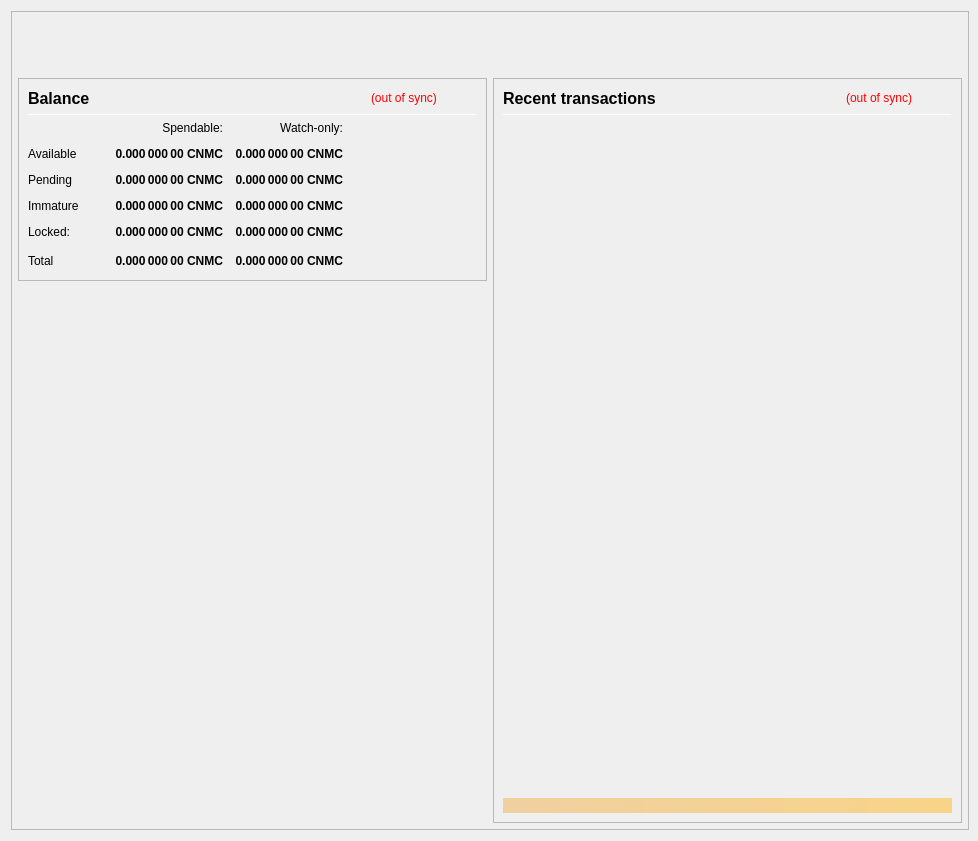
<?xml version="1.0" encoding="UTF-8"?>
<ui version="4.0">
 <class>OverviewPage</class>
 <widget class="QWidget" name="OverviewPage">
  <property name="geometry">
   <rect>
    <width>978</width>
    <height>841</height>
   </rect>
  </property>
  <property name="minimumSize">
   <size>
    <width>960</width>
    <height>682</height>
   </size>
  </property>
  <property name="font">
   <font>
    <weight>50</weight>
    <bold>false</bold>
   </font>
  </property>
  <property name="windowTitle">
   <string>Form</string>
  </property>
  <layout class="QVBoxLayout" name="topLayout" stretch="0">
   <property name="rightMargin">
    <number>9</number>
   </property>
   <item>
    <widget class="QFrame" name="frame_BG">
     <property name="minimumSize">
      <size>
       <width>850</width>
       <height>610</height>
      </size>
     </property>
     <property name="maximumSize">
      <size>
       <width>16777215</width>
       <height>16777215</height>
      </size>
     </property>
     <property name="frameShape">
      <enum>QFrame::StyledPanel</enum>
     </property>
     <property name="frameShadow">
      <enum>QFrame::Raised</enum>
     </property>
     <layout class="QVBoxLayout" name="verticalLayout_3" stretch="0">
      <property name="leftMargin">
       <number>0</number>
      </property>
      <property name="topMargin">
       <number>0</number>
      </property>
      <property name="rightMargin">
       <number>0</number>
      </property>
      <property name="bottomMargin">
       <number>6</number>
      </property>
      <item>
       <layout class="QVBoxLayout" name="verticalLayout_Master" stretch="0,1">
        <property name="leftMargin">
         <number>0</number>
        </property>
        <property name="topMargin">
         <number>0</number>
        </property>
        <property name="rightMargin">
         <number>0</number>
        </property>
        <property name="bottomMargin">
         <number>0</number>
        </property>
        <item>
         <widget class="QFrame" name="frame_Header">
          <property name="minimumSize">
           <size>
            <width>500</width>
            <height>50</height>
           </size>
          </property>
          <layout class="QVBoxLayout" name="verticalLayout_Header" stretch="0">
           <property name="leftMargin">
            <number>0</number>
           </property>
           <property name="topMargin">
            <number>0</number>
           </property>
           <property name="rightMargin">
            <number>0</number>
           </property>
           <property name="bottomMargin">
            <number>0</number>
           </property>
           <item>
            <layout class="QHBoxLayout" name="horizontalLayout_Header" stretch="1,0">
             <property name="spacing">
              <number>6</number>
             </property>
             <item>
              <spacer name="horizontalSpacer_Header">
               <property name="orientation">
                <enum>Qt::Horizontal</enum>
               </property>
               <property name="sizeHint" stdset="0">
                <size>
                 <width>40</width>
                 <height>20</height>
                </size>
               </property>
              </spacer>
             </item>
             <item>
              <widget class="QLabel" name="labelOverviewHeaderRight">
               <property name="minimumSize">
                <size>
                 <width>464</width>
                 <height>60</height>
                </size>
               </property>
               <property name="maximumSize">
                <size>
                 <width>16777215</width>
                 <height>60</height>
                </size>
               </property>
               <property name="font">
                <font>
                 <pointsize>14</pointsize>
                </font>
               </property>
               <property name="text">
                <string/>
               </property>
               <property name="alignment">
                <set>Qt::AlignRight|Qt::AlignTrailing|Qt::AlignVCenter</set>
               </property>
              </widget>
             </item>
            </layout>
           </item>
          </layout>
         </widget>
        </item>
        <item>
         <widget class="QFrame" name="frame_Content">
          <property name="minimumSize">
           <size>
            <width>250</width>
            <height>150</height>
           </size>
          </property>
          <layout class="QVBoxLayout" name="verticalLayout_Content">
           <property name="leftMargin">
            <number>6</number>
           </property>
           <property name="topMargin">
            <number>0</number>
           </property>
           <property name="rightMargin">
            <number>6</number>
           </property>
           <property name="bottomMargin">
            <number>0</number>
           </property>
           <item>
            <layout class="QHBoxLayout" name="horizontalLayout_Content" stretch="1,1">
             <property name="spacing">
              <number>6</number>
             </property>
             <item>
              <layout class="QVBoxLayout" name="verticalLayout_left" stretch="0,0">
               <item>
                <widget class="QFrame" name="frameBalances">
                 <property name="minimumSize">
                  <size>
                   <width>250</width>
                   <height>100</height>
                  </size>
                 </property>
                 <property name="frameShape">
                  <enum>QFrame::StyledPanel</enum>
                 </property>
                 <property name="frameShadow">
                  <enum>QFrame::Raised</enum>
                 </property>
                 <layout class="QVBoxLayout" name="verticalLayout_4">
                  <item>
                   <layout class="QHBoxLayout" name="hlBalancesHeader" stretch="2,0,0">
                    <property name="spacing">
                     <number>6</number>
                    </property>
                    <item>
                     <widget class="QLabel" name="labelBalances">
                      <property name="minimumSize">
                       <size>
                        <width>200</width>
                        <height>15</height>
                       </size>
                      </property>
                      <property name="font">
                       <font>
                        <pointsize>12</pointsize>
                        <weight>75</weight>
                        <bold>true</bold>
                       </font>
                      </property>
                      <property name="text">
                       <string>Balance</string>
                      </property>
                     </widget>
                    </item>
                    <item>
                     <widget class="QLabel" name="labelWalletStatus">
                      <property name="minimumSize">
                       <size>
                        <width>50</width>
                        <height>15</height>
                       </size>
                      </property>
                      <property name="cursor">
                       <cursorShape>WhatsThisCursor</cursorShape>
                      </property>
                      <property name="toolTip">
                       <string>The displayed information may be out of date. Your wallet automatically synchronizes with the Cryptonodes network after a connection is established, but this process has not completed yet.</string>
                      </property>
                      <property name="styleSheet">
                       <string notr="true">QLabel { color: red; }</string>
                      </property>
                      <property name="text">
                       <string notr="true">(out of sync)</string>
                      </property>
                      <property name="alignment">
                       <set>Qt::AlignLeading|Qt::AlignLeft|Qt::AlignVCenter</set>
                      </property>
                     </widget>
                    </item>
                    <item>
                     <spacer name="hsBalancesHeader">
                      <property name="orientation">
                       <enum>Qt::Horizontal</enum>
                      </property>
                      <property name="sizeHint" stdset="0">
                       <size>
                        <width>40</width>
                        <height>20</height>
                       </size>
                      </property>
                     </spacer>
                    </item>
                   </layout>
                  </item>
                  <item>
                   <widget class="Line" name="lineBalances">
                    <property name="minimumSize">
                     <size>
                      <width>150</width>
                      <height>1</height>
                     </size>
                    </property>
                    <property name="maximumSize">
                     <size>
                      <width>16777215</width>
                      <height>1</height>
                     </size>
                    </property>
                    <property name="orientation">
                     <enum>Qt::Horizontal</enum>
                    </property>
                   </widget>
                  </item>
                  <item>
                   <layout class="QGridLayout" name="gridLayout">
                    <property name="spacing">
                     <number>12</number>
                    </property>
                    <item row="0" column="1">
                     <widget class="QLabel" name="labelSpendable">
                      <property name="minimumSize">
                       <size>
                        <width>75</width>
                        <height>10</height>
                       </size>
                      </property>
                      <property name="text">
                       <string>Spendable:</string>
                      </property>
                      <property name="alignment">
                       <set>Qt::AlignRight|Qt::AlignTrailing|Qt::AlignVCenter</set>
                      </property>
                     </widget>
                    </item>
                    <item row="0" column="2">
                     <widget class="QLabel" name="labelWatchonly">
                      <property name="minimumSize">
                       <size>
                        <width>75</width>
                        <height>10</height>
                       </size>
                      </property>
                      <property name="text">
                       <string>Watch-only:</string>
                      </property>
                      <property name="alignment">
                       <set>Qt::AlignRight|Qt::AlignTrailing|Qt::AlignVCenter</set>
                      </property>
                     </widget>
                    </item>
                    <item row="1" column="0">
                     <widget class="QLabel" name="labelAvailableText">
                      <property name="minimumSize">
                       <size>
                        <width>40</width>
                        <height>10</height>
                       </size>
                      </property>
                      <property name="text">
                       <string>Available</string>
                      </property>
                      <property name="textInteractionFlags">
                       <set>Qt::NoTextInteraction</set>
                      </property>
                     </widget>
                    </item>
                    <item row="1" column="1">
                     <widget class="QLabel" name="labelAvailable">
                      <property name="minimumSize">
                       <size>
                        <width>75</width>
                        <height>10</height>
                       </size>
                      </property>
                      <property name="font">
                       <font>
                        <weight>75</weight>
                        <bold>true</bold>
                       </font>
                      </property>
                      <property name="cursor">
                       <cursorShape>ArrowCursor</cursorShape>
                      </property>
                      <property name="toolTip">
                       <string>Your current spendable balance</string>
                      </property>
                      <property name="text">
                       <string notr="true">0.000 000 00 CNMC</string>
                      </property>
                      <property name="alignment">
                       <set>Qt::AlignRight|Qt::AlignTrailing|Qt::AlignVCenter</set>
                      </property>
                      <property name="textInteractionFlags">
                       <set>Qt::NoTextInteraction</set>
                      </property>
                     </widget>
                    </item>
                    <item row="1" column="2">
                     <widget class="QLabel" name="labelWatchAvailable">
                      <property name="minimumSize">
                       <size>
                        <width>75</width>
                        <height>10</height>
                       </size>
                      </property>
                      <property name="font">
                       <font>
                        <weight>75</weight>
                        <bold>true</bold>
                       </font>
                      </property>
                      <property name="cursor">
                       <cursorShape>ArrowCursor</cursorShape>
                      </property>
                      <property name="toolTip">
                       <string>Your current balance in watch-only addresses</string>
                      </property>
                      <property name="text">
                       <string notr="true">0.000 000 00 CNMC</string>
                      </property>
                      <property name="alignment">
                       <set>Qt::AlignRight|Qt::AlignTrailing|Qt::AlignVCenter</set>
                      </property>
                      <property name="textInteractionFlags">
                       <set>Qt::NoTextInteraction</set>
                      </property>
                     </widget>
                    </item>
                    <item row="2" column="0">
                     <widget class="QLabel" name="labelPendingText">
                      <property name="minimumSize">
                       <size>
                        <width>40</width>
                        <height>10</height>
                       </size>
                      </property>
                      <property name="text">
                       <string>Pending</string>
                      </property>
                      <property name="textInteractionFlags">
                       <set>Qt::NoTextInteraction</set>
                      </property>
                     </widget>
                    </item>
                    <item row="2" column="1">
                     <widget class="QLabel" name="labelPending">
                      <property name="minimumSize">
                       <size>
                        <width>75</width>
                        <height>10</height>
                       </size>
                      </property>
                      <property name="font">
                       <font>
                        <weight>75</weight>
                        <bold>true</bold>
                       </font>
                      </property>
                      <property name="cursor">
                       <cursorShape>ArrowCursor</cursorShape>
                      </property>
                      <property name="toolTip">
                       <string>Total of transactions that have yet to be confirmed, and do not yet count toward the spendable balance</string>
                      </property>
                      <property name="text">
                       <string notr="true">0.000 000 00 CNMC</string>
                      </property>
                      <property name="alignment">
                       <set>Qt::AlignRight|Qt::AlignTrailing|Qt::AlignVCenter</set>
                      </property>
                      <property name="textInteractionFlags">
                       <set>Qt::NoTextInteraction</set>
                      </property>
                     </widget>
                    </item>
                    <item row="2" column="2">
                     <widget class="QLabel" name="labelWatchPending">
                      <property name="minimumSize">
                       <size>
                        <width>75</width>
                        <height>10</height>
                       </size>
                      </property>
                      <property name="font">
                       <font>
                        <weight>75</weight>
                        <bold>true</bold>
                       </font>
                      </property>
                      <property name="cursor">
                       <cursorShape>ArrowCursor</cursorShape>
                      </property>
                      <property name="toolTip">
                       <string>Unconfirmed transactions to watch-only addresses</string>
                      </property>
                      <property name="text">
                       <string notr="true">0.000 000 00 CNMC</string>
                      </property>
                      <property name="alignment">
                       <set>Qt::AlignRight|Qt::AlignTrailing|Qt::AlignVCenter</set>
                      </property>
                      <property name="textInteractionFlags">
                       <set>Qt::NoTextInteraction</set>
                      </property>
                     </widget>
                    </item>
                    <item row="3" column="0">
                     <widget class="QLabel" name="labelImmatureText">
                      <property name="minimumSize">
                       <size>
                        <width>40</width>
                        <height>10</height>
                       </size>
                      </property>
                      <property name="text">
                       <string>Immature</string>
                      </property>
                      <property name="textInteractionFlags">
                       <set>Qt::NoTextInteraction</set>
                      </property>
                     </widget>
                    </item>
                    <item row="3" column="1">
                     <widget class="QLabel" name="labelImmature">
                      <property name="minimumSize">
                       <size>
                        <width>75</width>
                        <height>10</height>
                       </size>
                      </property>
                      <property name="font">
                       <font>
                        <weight>75</weight>
                        <bold>true</bold>
                       </font>
                      </property>
                      <property name="cursor">
                       <cursorShape>ArrowCursor</cursorShape>
                      </property>
                      <property name="toolTip">
                       <string>Staked or masternode rewards that has not yet matured</string>
                      </property>
                      <property name="text">
                       <string notr="true">0.000 000 00 CNMC</string>
                      </property>
                      <property name="alignment">
                       <set>Qt::AlignRight|Qt::AlignTrailing|Qt::AlignVCenter</set>
                      </property>
                      <property name="textInteractionFlags">
                       <set>Qt::NoTextInteraction</set>
                      </property>
                     </widget>
                    </item>
                    <item row="3" column="2">
                     <widget class="QLabel" name="labelWatchImmature">
                      <property name="minimumSize">
                       <size>
                        <width>75</width>
                        <height>10</height>
                       </size>
                      </property>
                      <property name="font">
                       <font>
                        <weight>75</weight>
                        <bold>true</bold>
                       </font>
                      </property>
                      <property name="cursor">
                       <cursorShape>ArrowCursor</cursorShape>
                      </property>
                      <property name="toolTip">
                       <string>Staked or masternode rewards in watch-only addresses that has not yet matured</string>
                      </property>
                      <property name="text">
                       <string notr="true">0.000 000 00 CNMC</string>
                      </property>
                      <property name="alignment">
                       <set>Qt::AlignRight|Qt::AlignTrailing|Qt::AlignVCenter</set>
                      </property>
                      <property name="textInteractionFlags">
                       <set>Qt::NoTextInteraction</set>
                      </property>
                     </widget>
                    </item>
                    <item row="4" column="0">
                     <widget class="QLabel" name="labelLockedText">
                      <property name="minimumSize">
                       <size>
                        <width>40</width>
                        <height>10</height>
                       </size>
                      </property>
                      <property name="toolTip">
                       <string>Locked CNMC or Masternode collaterals.</string>
                      </property>
                      <property name="text">
                       <string>Locked:</string>
                      </property>
                     </widget>
                    </item>
                    <item row="4" column="1">
                     <widget class="QLabel" name="labelLocked">
                      <property name="minimumSize">
                       <size>
                        <width>75</width>
                        <height>10</height>
                       </size>
                      </property>
                      <property name="font">
                       <font>
                        <weight>75</weight>
                        <bold>true</bold>
                       </font>
                      </property>
                      <property name="cursor">
                       <cursorShape>ArrowCursor</cursorShape>
                      </property>
                      <property name="toolTip">
                       <string>Locked CNMC or Masternode collaterals.</string>
                      </property>
                      <property name="text">
                       <string notr="true">0.000 000 00 CNMC</string>
                      </property>
                      <property name="alignment">
                       <set>Qt::AlignRight|Qt::AlignTrailing|Qt::AlignVCenter</set>
                      </property>
                      <property name="textInteractionFlags">
                       <set>Qt::NoTextInteraction</set>
                      </property>
                     </widget>
                    </item>
                    <item row="4" column="2">
                     <widget class="QLabel" name="labelWatchLocked">
                      <property name="minimumSize">
                       <size>
                        <width>75</width>
                        <height>10</height>
                       </size>
                      </property>
                      <property name="font">
                       <font>
                        <weight>75</weight>
                        <bold>true</bold>
                       </font>
                      </property>
                      <property name="cursor">
                       <cursorShape>ArrowCursor</cursorShape>
                      </property>
                      <property name="toolTip">
                       <string>Current locked balance in watch-only addresses</string>
                      </property>
                      <property name="text">
                       <string notr="true">0.000 000 00 CNMC</string>
                      </property>
                      <property name="alignment">
                       <set>Qt::AlignRight|Qt::AlignTrailing|Qt::AlignVCenter</set>
                      </property>
                      <property name="textInteractionFlags">
                       <set>Qt::NoTextInteraction</set>
                      </property>
                     </widget>
                    </item>
                    <item row="5" column="0">
                     <widget class="QLabel" name="labelTotalText">
                      <property name="minimumSize">
                       <size>
                        <width>75</width>
                        <height>10</height>
                       </size>
                      </property>
                      <property name="text">
                       <string>Total</string>
                      </property>
                      <property name="textInteractionFlags">
                       <set>Qt::NoTextInteraction</set>
                      </property>
                     </widget>
                    </item>
                    <item row="5" column="1">
                     <widget class="QLabel" name="labelTotal">
                      <property name="minimumSize">
                       <size>
                        <width>70</width>
                        <height>10</height>
                       </size>
                      </property>
                      <property name="font">
                       <font>
                        <weight>75</weight>
                        <bold>true</bold>
                       </font>
                      </property>
                      <property name="cursor">
                       <cursorShape>ArrowCursor</cursorShape>
                      </property>
                      <property name="toolTip">
                       <string>Your current total balance</string>
                      </property>
                      <property name="text">
                       <string notr="true">0.000 000 00 CNMC</string>
                      </property>
                      <property name="alignment">
                       <set>Qt::AlignRight|Qt::AlignTrailing|Qt::AlignVCenter</set>
                      </property>
                      <property name="textInteractionFlags">
                       <set>Qt::NoTextInteraction</set>
                      </property>
                     </widget>
                    </item>
                    <item row="5" column="2">
                     <widget class="QLabel" name="labelWatchTotal">
                      <property name="minimumSize">
                       <size>
                        <width>75</width>
                        <height>10</height>
                       </size>
                      </property>
                      <property name="font">
                       <font>
                        <weight>75</weight>
                        <bold>true</bold>
                       </font>
                      </property>
                      <property name="cursor">
                       <cursorShape>ArrowCursor</cursorShape>
                      </property>
                      <property name="toolTip">
                       <string>Current total balance in watch-only addresses</string>
                      </property>
                      <property name="text">
                       <string notr="true">0.000 000 00 CNMC</string>
                      </property>
                      <property name="alignment">
                       <set>Qt::AlignRight|Qt::AlignTrailing|Qt::AlignVCenter</set>
                      </property>
                      <property name="textInteractionFlags">
                       <set>Qt::NoTextInteraction</set>
                      </property>
                     </widget>
                    </item>
                    <item row="5" column="3">
                     <spacer name="hsBalances">
                      <property name="orientation">
                       <enum>Qt::Horizontal</enum>
                      </property>
                      <property name="sizeHint" stdset="0">
                       <size>
                        <width>40</width>
                        <height>20</height>
                       </size>
                      </property>
                     </spacer>
                    </item>
                   </layout>
                  </item>
                 </layout>
                </widget>
               </item>
               <item>
                <spacer name="verticalSpacer">
                 <property name="orientation">
                  <enum>Qt::Vertical</enum>
                 </property>
                 <property name="sizeHint" stdset="0">
                  <size>
                   <width>20</width>
                   <height>40</height>
                  </size>
                 </property>
                </spacer>
               </item>
              </layout>
             </item>
             <item>
              <layout class="QVBoxLayout" name="verticalLayout_right" stretch="1">
               <item>
                <widget class="QFrame" name="frame_RecentTransactions">
                 <property name="minimumSize">
                  <size>
                   <width>150</width>
                   <height>200</height>
                  </size>
                 </property>
                 <property name="frameShape">
                  <enum>QFrame::StyledPanel</enum>
                 </property>
                 <property name="frameShadow">
                  <enum>QFrame::Raised</enum>
                 </property>
                 <layout class="QVBoxLayout" name="verticalLayout_1" stretch="0,0,0,0,0">
                  <item>
                   <layout class="QHBoxLayout" name="horizontalLayout_2" stretch="2,0,0">
                    <property name="spacing">
                     <number>3</number>
                    </property>
                    <item>
                     <widget class="QLabel" name="labelRecentTransactions">
                      <property name="minimumSize">
                       <size>
                        <width>200</width>
                        <height>20</height>
                       </size>
                      </property>
                      <property name="font">
                       <font>
                        <pointsize>12</pointsize>
                        <weight>75</weight>
                        <bold>true</bold>
                       </font>
                      </property>
                      <property name="text">
                       <string>Recent transactions</string>
                      </property>
                     </widget>
                    </item>
                    <item>
                     <widget class="QLabel" name="labelTransactionsStatus">
                      <property name="minimumSize">
                       <size>
                        <width>50</width>
                        <height>15</height>
                       </size>
                      </property>
                      <property name="cursor">
                       <cursorShape>WhatsThisCursor</cursorShape>
                      </property>
                      <property name="toolTip">
                       <string>The displayed information may be out of date. Your wallet automatically synchronizes with the Cryptonodes network after a connection is established, but this process has not completed yet.</string>
                      </property>
                      <property name="styleSheet">
                       <string notr="true">QLabel { color: red; }</string>
                      </property>
                      <property name="text">
                       <string notr="true">(out of sync)</string>
                      </property>
                      <property name="alignment">
                       <set>Qt::AlignRight|Qt::AlignTrailing|Qt::AlignVCenter</set>
                      </property>
                     </widget>
                    </item>
                    <item>
                     <spacer name="horizontalSpacer">
                      <property name="orientation">
                       <enum>Qt::Horizontal</enum>
                      </property>
                      <property name="sizeHint" stdset="0">
                       <size>
                        <width>40</width>
                        <height>20</height>
                       </size>
                      </property>
                     </spacer>
                    </item>
                   </layout>
                  </item>
                  <item>
                   <widget class="Line" name="line">
                    <property name="minimumSize">
                     <size>
                      <width>150</width>
                      <height>1</height>
                     </size>
                    </property>
                    <property name="maximumSize">
                     <size>
                      <width>16777215</width>
                      <height>1</height>
                     </size>
                    </property>
                    <property name="orientation">
                     <enum>Qt::Horizontal</enum>
                    </property>
                   </widget>
                  </item>
                  <item>
                   <widget class="QListView" name="listTransactions">
                    <property name="minimumSize">
                     <size>
                      <width>200</width>
                      <height>150</height>
                     </size>
                    </property>
                    <property name="styleSheet">
                     <string notr="true">QListView { background: transparent; }</string>
                    </property>
                    <property name="frameShape">
                     <enum>QFrame::NoFrame</enum>
                    </property>
                    <property name="verticalScrollBarPolicy">
                     <enum>Qt::ScrollBarAlwaysOff</enum>
                    </property>
                    <property name="horizontalScrollBarPolicy">
                     <enum>Qt::ScrollBarAlwaysOff</enum>
                    </property>
                    <property name="selectionMode">
                     <enum>QAbstractItemView::NoSelection</enum>
                    </property>
                   </widget>
                  </item>
                  <item>
                   <spacer name="verticalSpacer_2">
                    <property name="orientation">
                     <enum>Qt::Vertical</enum>
                    </property>
                    <property name="sizeType">
                     <enum>QSizePolicy::Expanding</enum>
                    </property>
                    <property name="sizeHint" stdset="0">
                     <size>
                      <width>20</width>
                      <height>40</height>
                     </size>
                    </property>
                   </spacer>
                  </item>
                  <item>
                   <widget class="QLabel" name="labelAlerts">
                    <property name="minimumSize">
                     <size>
                      <width>150</width>
                      <height>15</height>
                     </size>
                    </property>
                    <property name="maximumSize">
                     <size>
                      <width>16777215</width>
                      <height>16777215</height>
                     </size>
                    </property>
                    <property name="styleSheet">
                     <string notr="true">background-color: qlineargradient(x1: 0, y1: 0, x2: 1, y2: 0, stop:0 #F0D0A0, stop:1 #F8D488); color:#000000;</string>
                    </property>
                    <property name="text">
                     <string/>
                    </property>
                    <property name="wordWrap">
                     <bool>true</bool>
                    </property>
                    <property name="margin">
                     <number>3</number>
                    </property>
                   </widget>
                  </item>
                 </layout>
                </widget>
               </item>
              </layout>
             </item>
            </layout>
           </item>
          </layout>
         </widget>
        </item>
       </layout>
      </item>
     </layout>
    </widget>
   </item>
  </layout>
 </widget>
 <resources/>
 <connections/>
</ui>
